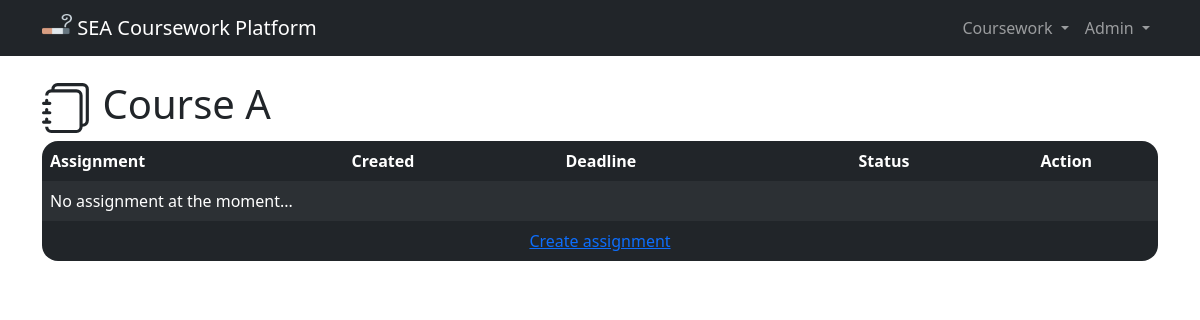
Screenshot of /coursework/5 (signed in) with the database file from the repository.
### coursework/models.py (models this page shows)
class User(AbstractUser):
    STATUS = (
        ("Student", "Student"),
        ("Teaching Assistant", "Teaching Assistant"),
        ("Teacher", "Teacher"),
    )
    status = models.CharField(max_length=18, choices=STATUS, default="Student")
    is_email_verified = models.BooleanField(default=False)
    class Meta:
        ordering = ["username"]

class Coursework(models.Model):
    course = models.OneToOneField(
        Course, on_delete=models.PROTECT, unique=True, related_name="coursework_name"
    )
    taken_person = models.ManyToManyField(
        User, blank=True, related_name="coursework_taken"
    )
    def __str__(self):
        return self.course.name
    class Meta:
        ordering = ["course"]

class Course(models.Model):
    name = models.CharField(max_length=60)
    def __str__(self):
        return self.name
    class Meta:
        ordering = ["name"]

### coursework/views.py (the view)
@login_required
def coursework_view(request, coursework_id):
    coursework = Coursework.objects.get(pk=int(coursework_id))
    if request.user in coursework.taken_person.all():
        return render(
            request, "coursework/coursework_view.html", {"coursework": coursework}
        )
    else:
        messages.error(request, "You haven't join this coursework!")
        return HttpResponseRedirect(reverse("index"))

### coursework/templates/coursework/coursework_view.html (shortened to what this page needs)
{% extends "coursework/layout.html" %}
{% block body %}
<h1>
  {{ coursework }}
</h1>
<table class="table table-dark table-striped table-hover table-borderless">
  <thead>
    <tr>
      <th scope="col">Assignment</th>
      <th scope="col">Created</th>
      <th scope="col">Deadline</th>
      <th scope="col" class="text-center">Status</th>
      <th scope="col" class="text-center">Action</th>
    </tr>
  </thead>
  <tbody>
    {% for assignment in coursework.assignment.all %}
    <tr>
      <td>{{ assignment }}</td>
      <td>{{ assignment.created_on|date:'n/d D' }}</td>
      <td>{{ assignment.deadline|date:'n/d D G:i' }}</td>
      <td class="text-center">
        {% if assignment.is_expired %}
        <div class="text-danger fw-bold">Expired</div>
        {% else %}
        <div class="text-success fw-bold">Active</div>
        {% endif %}
      </td>
      <td class="text-center">
      {% if assignment.is_expired %}
        {% if user.status == "Student" %}
        <a href="{% url 'view_submit_result' assignment.coursework.id assignment.id %}"
          class="btn btn-success btn-sm fw-bold">
          View
        </a>
        {% else %}
        <form action="{% url 'assignment_result' %}" method="post">
          {% csrf_token %}
          <input type="hidden" name="assignment-id" value="{{ assignment.id }}">
          <button type="submit" class="btn btn-success btn-sm fw-bold">
            Result
          </button>
        </form>
        {% endif %}
      {% else %}
        <a href="{% url 'submit_assignment' assignment.coursework.id assignment.id %}"
          class="btn btn-primary btn-sm fw-bold">
          Submit
        </a>
      {% endif %}
      </td>
    </tr>
    {% empty %}
    <tr>
      <td colspan="5">No assignment at the moment...</td>
    </tr>
    {% endfor %}
    <tr>
      <td colspan="5" style="text-align:center">
        {% if not user.status == "Student" %}
        <a href="{% url 'create_assignment' coursework.id %}">Create assignment</a>
        {% else %}
        Bla bla bla
        {% endif %}
      </td>
    </tr>
  </tbody>
</table>
{% endblock %}

### coursework/templates/coursework/layout.html (shortened to what this page needs)
{% load static %}
<!DOCTYPE html>
<html lang="en">
<head>
  <link href="https://cdn.jsdelivr.net/npm/bootstrap@5.2.3/dist/css/bootstrap.min.css" rel="stylesheet"
>
  <link rel="stylesheet" href="{% static 'coursework/styles.css' %}">
</head>
<body>
  <nav class="navbar navbar-expand-lg navbar-dark bg-dark fixed-top">
    <div class="container">
      <a class="navbar-brand" href="{% url 'index' %}">
        <img src="{% static 'coursework/favicon.ico' %}" alt="Logo" width="30" height="24"
          class="d-inline-block align-text-top">
        SEA Coursework Platform
      </a>
      <div class="collapse navbar-collapse" id="navbarSupportedContent">
        <ul class="navbar-nav">
          {% if user.is_authenticated %}
          <li class="nav-item dropdown">
            <a class="nav-link dropdown-toggle" href="#" role="button" data-bs-toggle="dropdown" aria-expanded="false">
              Coursework
            </a>
          </li>
          <li class="nav-item dropdown">
            <a class="nav-link dropdown-toggle" href="#" role="button" data-bs-toggle="dropdown" aria-expanded="false">
              {{ user.last_name }}{{ user.first_name }}
            </a>
          </li>
          {% else %}
          <li class="nav-item"><a class="nav-link" href="{% url 'register' %}">Register</a></li>
          <li class="nav-item"><a class="nav-link" href="{% url 'login' %}">Login</a></li>
          {% endif %}
        </ul>
      </div>
    </div>
  </nav>
  <div class="container dodge-nav">
    {% block body %}
    {% endblock %}
  </div>
</body>
</html>

### coursework/static/coursework/styles.css (style rules this page uses)
.dodge-nav { margin-top: 5rem; }
th:first-child { border-top-left-radius: 1rem; }
th:last-child { border-top-right-radius: 1rem; }
tr:last-child td:first-child { border-bottom-left-radius: 1rem; }
tr:last-child td:last-child { border-bottom-right-radius: 1rem; }

### rows the page displays
User: last_name "Ad", first_name "min"
Coursework: course.name "Course A"
